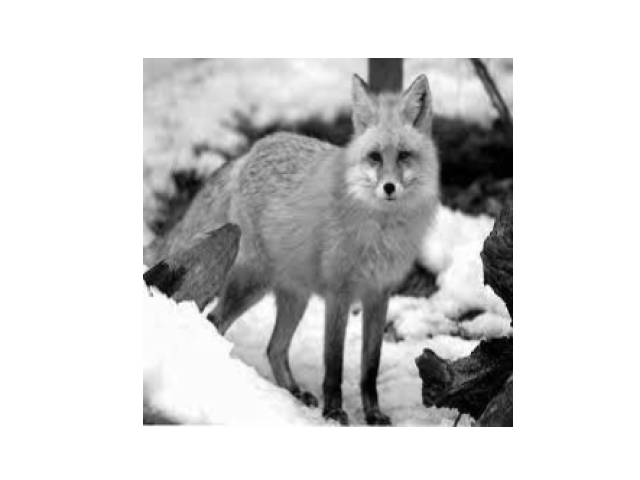
#> input picture fox.png, 640 x 480 px
$ python LPT.py   (older library calls are emulated)
#> lines starting #> are read from the running program, lines starting #| are printed output that depends on the picture
# -*- coding: utf-8 -*-
"""
Created on Thu Mar 25 21:32:25 2021

@author: Dietrich
"""

import os.path
import numpy as np
import cv2
from skimage import data, io
from skimage.transform import warp_polar, rescale
import matplotlib.pyplot as plt
from numpy.linalg import norm
from sklearn.preprocessing import normalize
from copy import deepcopy
import random
import time

# Import Image
filepath = os.path.dirname(__file__)
filename = os.path.join(filepath, 'fox.png')
img = io.imread(filename)
#> img is the input picture: shape (480, 640, 4); mean R, G, B, A 208.5, 208.5, 208.5, 255

# Save Height and Width of Image to variables
H = len(img[:,0])
#> H = 480
W = len(img[0,:])
#> W = 640

# Set (x0, y0) to be pixel coordinates of the center of the image
x0 = W/2
#> x0 = 320
y0 = H/2
#> y0 = 240

# Calculate radius as the distance from the center of the image to the corner.
r = np.sqrt(x0**2 + y0**2)
#> r = 400

##### LPT built-in

# Initialize Variables
size = (W,H)
#> size = (640, 480)
increased_size = (int(W*0.8), int(H*0.8))
#> increased_size = (512, 384)
center = (x0,y0)
#> center = (320, 240)

#%%

time1 = time.time()
# Perform Log Polar Transform
warp = cv2.warpPolar(img, size, center, r, 256)
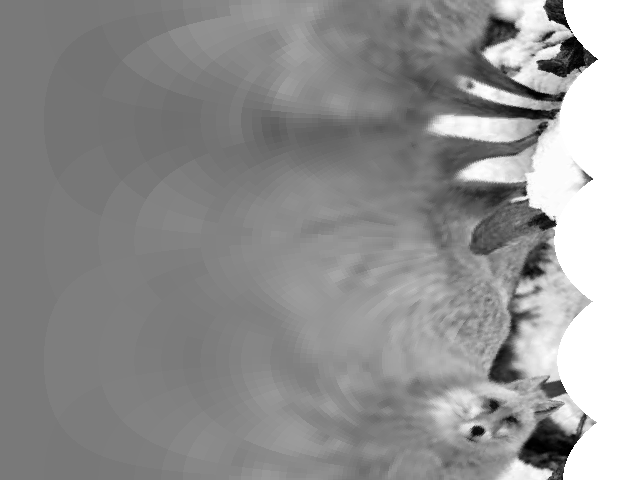
#> warp: shape (480, 640, 4); mean R, G, B, A 135, 135, 135, 243.8; transparent parts drawn white

# Transform Log Polar back to Cartesian
#warp_recovered = cv2.warpPolar(warp, size, center, r, flags=256+16)

# # Plots
# fig, axes = plt.subplots(1, 3)
# ax = axes.ravel()
# ax[0].imshow(img)
# ax[1].imshow(warp)
# ax[2].imshow(warp_recovered)


#ax[2].imshow(warp_recovered)
# scale = [0.5,0.5]
# rescaled = rescale(img, scale, multichannel=True)
# rescaled_warped = warp_polar(rescaled, scaling='log', multichannel=True)
# ax[2].imshow(rescaled)
# ax[3].imshow(rescaled_warped)


# Normalize log dist

# Set scalar variable
a = 1.5

# Create linear distribution from 0 to 1 as x values
# 0 is pixel at center, 1 is pixel at furthest point from center
linear_dist = np.arange(0, 1, 1/W)
#> linear_dist = 640 values from 0 to 0.998

# Calculate y values using inverse exponential equation
log_dist = np.zeros(len(linear_dist))
#> log_dist = 640 values from 0 to 0
for i in range(len(linear_dist)):
    log_dist[i] = np.exp(-a*linear_dist[i])

# [5 lines of commented-out code are left out]


warp_sparse = deepcopy(warp)

# for i in range(2):
#     if i != 0:

columns = W
#> columns = 640
rows = H
#> rows = 480

for i in range(columns-1):

    if i != 0:
        # get number of pixels
        num_pixels = round(rows - (rows*log_dist[i]))
        #print(num_pixels)
        #print(num_pixels)
        # get pixel indices
        #random_num = np.random.random(num_pixels)*(rows-1)
        random_num = random.sample(range(rows), k=num_pixels)
        #print(random_num)
        rounded_num = np.round(random_num).astype('int')
        #print(rounded_num)

        #warp_sparse[i, rounded_num[0]] = np.nan
        # assign nan to pixel indices
        for j in range(len(rounded_num)-1):
            if (len(warp_sparse[rounded_num[j], i]) == 4):
                warp_sparse[rounded_num[j], i] = [255,255,255,0]
            elif (len(warp_sparse[rounded_num[j], i]) == 3):
                warp_sparse[rounded_num[j], i] = [255,255,255]
#> this loop made 639 passes
#> (num_pixels, random_num, rounded_num) on pass 2: (1, [432], [432])
#> (num_pixels, rounded_num) on passes 3 to 8: (2, [197, 388]), (3, [455, 215, 20]), (4, [132, 261, 248, 207]), (6, [470, 401, 424, 155, 244, 183]), (7, [298, 456, 464, 111, 258, 71, 144]), (8, [71, 386, 48, 316, 409, 128, 465, 272])
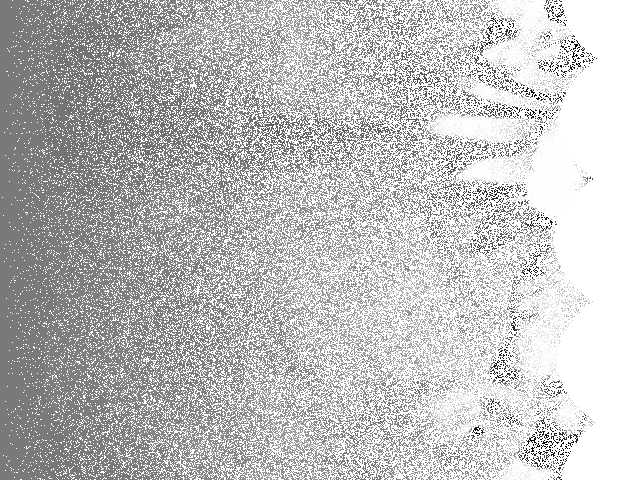
#> warp_sparse: shape (480, 640, 4); mean R, G, B, A 190.1, 190.1, 190.1, 130.1; transparent parts drawn white

sparse_recovered = cv2.warpPolar(warp_sparse, size, center, r, flags=256+16)
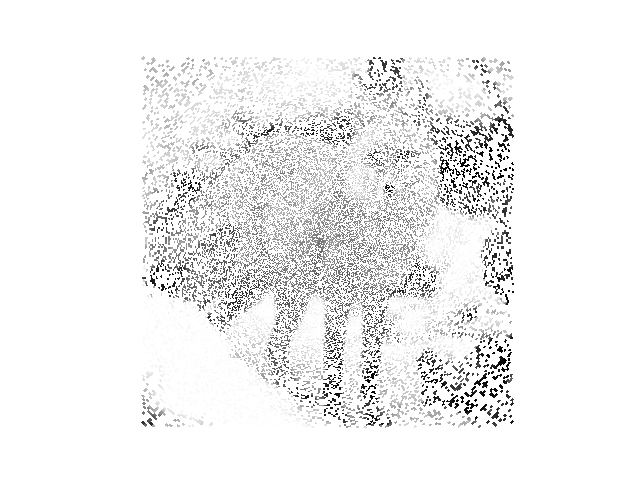
#> sparse_recovered: shape (480, 640, 4); mean R, G, B, A 240.6, 240.6, 240.6, 69.3; transparent parts drawn white
# [9 lines of commented-out code are left out]

plt.figure(1)
plt.imshow(sparse_recovered)
time2 = time.time()
print(time2 - time1)
#%%
time1 = time.time()
plt.figure(2)
plt.imshow(img)
time2 = time.time()
print(time2 - time1)

$ run again, with 1cattran.png copied over fox.png
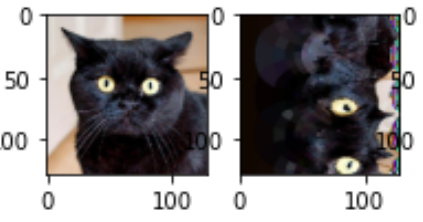
#> input picture 1cattran.png, 423 x 222 px
#> img is the input picture: shape (222, 423, 3); mean R, G, B 145.9, 142.2, 142.3
#> H = 222
#> W = 423
#> x0 = 211.5
#> y0 = 111
#> r = 238.9
#> size = (423, 222)
#> increased_size = (338, 177)
#> center = (211.5, 111)
#> `warp = cv2.warpPolar(img, size, center, r, 256)`:
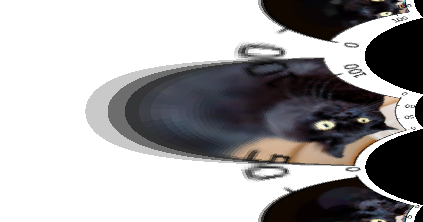
#> warp: shape (222, 423, 3); mean R, G, B 165.5, 164, 164.9
#> columns = 423
#> rows = 222
#> the loop `for i in range(columns-1): ` made 422 passes
#> (num_pixels, random_num, rounded_num) on pass 2: (1, [216], [216])
#> `sparse_recovered = cv2.warpPolar(warp_sparse, size, center, r, flags=2..`:
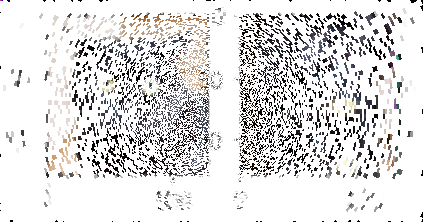
#> sparse_recovered: shape (222, 423, 3); mean R, G, B 222.3, 221.2, 221.3
